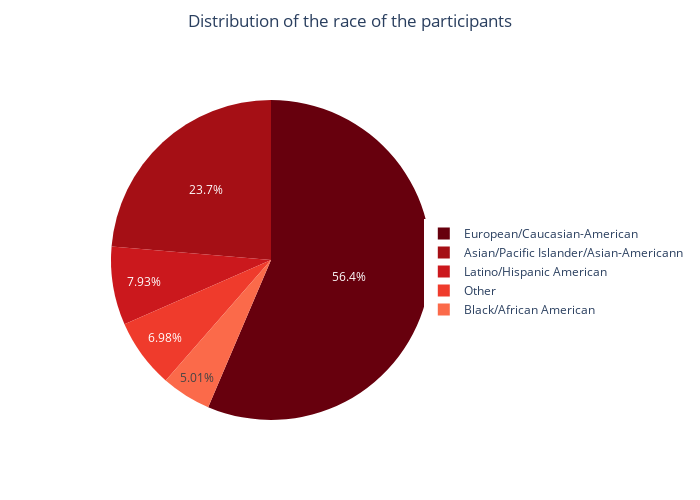

Notebook source saved alongside this figure:
### Code cell
color_palette = px.colors.sequential.Reds[::-1]

race = dataset["race"].value_counts(ascending=False)

trace = go.Pie(labels=race.index, values=race, marker=dict(colors=color_palette))

layout = go.Layout(
    title={'text': 'Distribution of the race of the participants', 'x': 0.5,'yanchor': 'top', 'y': 0.97},
    width=700, 
    height=500,
        legend=dict(
        x=0.9,
        y=0.3
    )
    )
fig = go.Figure(data=[trace], layout=layout)
fig.show()

### Figure 1 — Plotly figure (JSON) as saved in the notebook; plotly's stock layout.template omitted (floating-point values rounded to 4 significant figures)
{"data": [{"labels": ["European/Caucasian-American", "Asian/Pacific Islander/Asian-Americann", "Latino/Hispanic American", "Other", "Black/African American"], "marker": {"colors": ["rgb(103,0,13)", "rgb(165,15,21)", "rgb(203,24,29)", "rgb(239,59,44)", "rgb(251,106,74)", "rgb(252,146,114)", "rgb(252,187,161)", "rgb(254,224,210)", "rgb(255,245,240)"]}, "type": "pie", "values": [4727, 1982, 664, 585, 420]}], "layout": {"height": 500, "legend": {"x": 0.9, "y": 0.3}, "title": {"text": "Distribution of the race of the participants", "x": 0.5, "y": 0.97, "yanchor": "top"}, "width": 700}}
